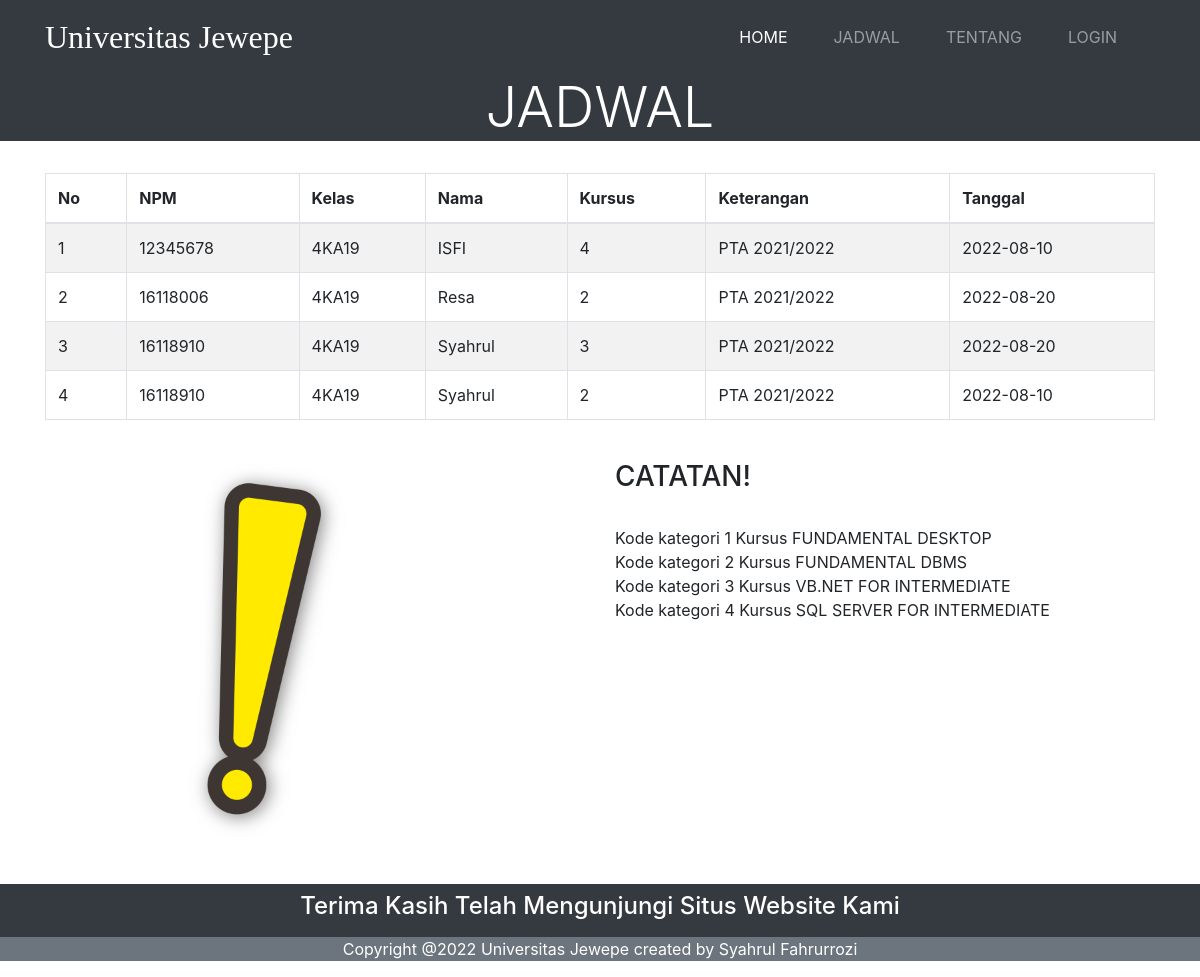
The page /jadwal.php on the database its author committed.
### tables this page shows
CREATE TABLE `mahasiswa` (
  `kd_mahasiswa` int(11) NOT NULL,
  `username` varchar(50) NOT NULL,
  `id_kategori` varchar(10) NOT NULL,
  `deskripsi` text NOT NULL,
  `npm` varchar(20) NOT NULL,
  `tanggal_masuk` date NOT NULL,
  `kelas` varchar(10) NOT NULL,
  `created_by` int(11) NOT NULL
);

### jadwal.php (the view, shortened to what this page needs)
<!doctype html>
<html lang="en">
<head>
    <link rel="stylesheet" href="https://cdn.jsdelivr.net/npm/bootstrap@4.6.2/dist/css/bootstrap.min.css">
    <link rel="stylesheet" href="style1.css">
  </head>
  <body>
      <nav class="navbar navbar-expand-lg navbar-dark bg-dark"">
        <div class="container">
            <a class="navbar-brand" href="index.php">Universitas Jewepe</a>
            <div class="collapse navbar-collapse" id="navbarNavAltMarkup">
            <div class="navbar-nav ml-auto">
                <a class="nav-link active" href="index.php">Home <span class="sr-only">(current)</span></a>
                <a class="nav-link" href="jadwal.php">Jadwal</a>
                <a class="nav-link" href="tentangkami.php">Tentang</a>
                <a class="nav-link" href="paneladmin/index.php">Login</a>
            </div>
            </div>
        </div>
      </nav>
  <section class="jumbotron-bg bg-dark text-white text-center">
    <h1 class="display-4">JADWAL</h1>
  </section>
  <br>
  <div class="container">
    <div class="content-panel">
      <section id="unseen">
        <table class="table table-bordered table-striped table-condensed">
          <thead>
            <tr>
            <th>No</th>
            <th>NPM</th>
            <th>Kelas</th>
            <th>Nama</th>
            <th>Kursus</th>
            <th>Keterangan</th>
            <th>Tanggal</th>
            </tr>
          </thead>
          <tbody>
            <?php
            $con = mysqli_connect("localhost", "root", "", "kursus");
            $sql = mysqli_query($con, "Select * from mahasiswa order by username asc");
            $no = 1;
            while ($r = mysqli_fetch_array($sql)) {
              echo "<tr><td>$no</td>
                    <td>$r[npm]</td>
                    <td>$r[kelas]</td>
                    <td>$r[username]</td>";
              echo" <td>$r[id_kategori]</td>
                    <td>$r[deskripsi]</td>
                    <td>$r[tanggal_masuk]</td>
                    ";
              $no++;
            }
            ?>
          </tbody>
        </table>
      </section>
    </div>
    <br>
    <div class="row jadwal">
          <div class="col-lg">
            <img src="paneladmin/img/pentul.png" width="400" alt="tentangkami" class="img-fluid">
          </div>
          <div class="col-lg">
            <h3>CATATAN!</h3>
            <br>
            <p>Kode kategori 1 Kursus FUNDAMENTAL DESKTOP<br>
            Kode kategori 2 Kursus FUNDAMENTAL DBMS<br>
            Kode kategori 3 Kursus VB.NET FOR INTERMEDIATE<br>
            Kode kategori 4 Kursus 	SQL SERVER FOR INTERMEDIATE<br></p>
          </div>
        </div>
  </div>
  <br>
  <section class="quotes">
    <div class="row justify-content-center bg-dark text-white text-center pt-2 pb-2">
      <div class="col-lg-8">
        <h4>Terima Kasih Telah Mengunjungi Situs Website Kami</h4>
      </div>
    </div>
  </section>
  <footer class="bg-secondary text-white text-center">
    <p>Copyright @2022 Universitas Jewepe created by <a href="https://www.instagram.com/yayungsf/" class="text-white">Syahrul Fahrurrozi</a></p>
  </footer>
</body>
</html>

### style1.css (style rules this page uses)
.navbar-brand { font-family: Viga; font-size: 32px; }
@media (min-width: 992px) { .nav-link { text-transform: uppercase; margin-right: 30px; } }

### rows shown on the page
mahasiswa: npm "12345678", kelas "4KA19", username "ISFI", id_kategori "4", deskripsi "PTA 2021/2022", tanggal_masuk "2022-08-10"
mahasiswa: npm "16118006", kelas "4KA19", username "Resa", id_kategori "2", deskripsi "PTA 2021/2022", tanggal_masuk "2022-08-20"
mahasiswa: npm "16118910", kelas "4KA19", username "Syahrul", id_kategori "3", deskripsi "PTA 2021/2022", tanggal_masuk "2022-08-20"
mahasiswa: npm "16118910", kelas "4KA19", username "Syahrul", id_kategori "2", deskripsi "PTA 2021/2022", tanggal_masuk "2022-08-10"
